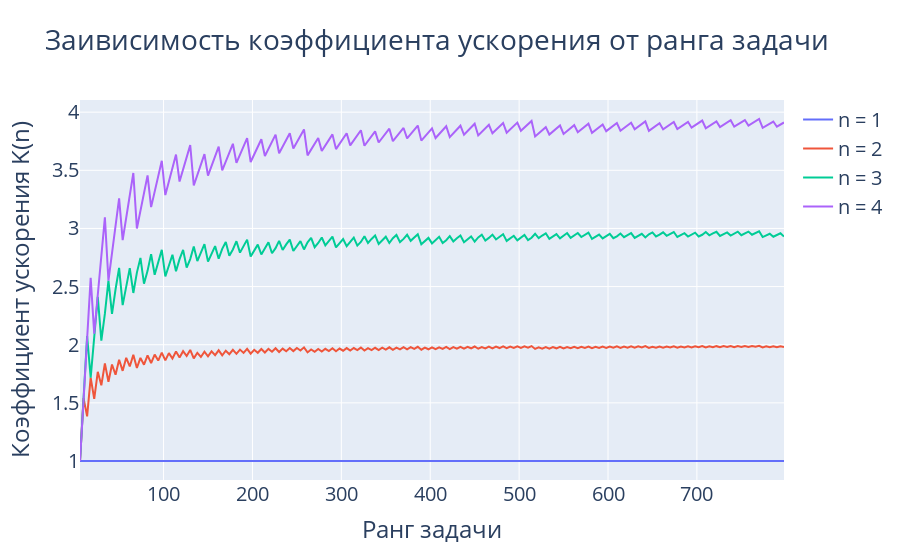

The notebook cell saved with this chart:
### Code cell
fig = go.Figure()
for n in range(1, 5):
    x = []
    y = []
    ranks = []
    for i in range(1, 200):
        matrix = MatrixPU(config={'p': 1, 'q': 1, 'm': i, 'PROCS_ELEMS': n})
        report = matrix.report
        x.append(report['rank'])
        y.append(report['acceleration_coeff'])
    fig.add_trace(
        go.Scatter(x=x, y=y,
                   text=[f'r = {x}, K(r) = {y}' for x, y in zip(x, y)],
                   name=f'n = {n}'
        )
    )
fig.update_layout(title='Заивисимость коэффициента ускорения от ранга задачи',
                  font=dict(size=20),
                  xaxis_title='Ранг задачи',
                  yaxis_title='Коэффициент ускорения K(n)')
fig.show()

### Figure 1 — Plotly figure (JSON) as saved in the notebook; plotly's stock layout.template omitted (floating-point values rounded to 4 significant figures; data arrays with more than 128 entries replaced by an {"elided": "..."} marker saying what was removed)
{"data": [{"name": "n = 1", "text": {"elided": "199 str values"}, "type": "scatter", "x": {"elided": "199 int values"}, "y": {"elided": "199 int values"}}, {"name": "n = 2", "text": {"elided": "199 str values"}, "type": "scatter", "x": {"elided": "199 int values"}, "y": {"elided": "199 float values"}}, {"name": "n = 3", "text": {"elided": "199 str values"}, "type": "scatter", "x": {"elided": "199 int values"}, "y": {"elided": "199 float values"}}, {"name": "n = 4", "text": {"elided": "199 str values"}, "type": "scatter", "x": {"elided": "199 int values"}, "y": {"elided": "199 float values"}}], "layout": {"font": {"size": 20}, "title": {"text": "Заивисимость коэффициента ускорения от ранга задачи"}, "xaxis": {"title": {"text": "Ранг задачи"}}, "yaxis": {"title": {"text": "Коэффициент ускорения K(n)"}}}}
